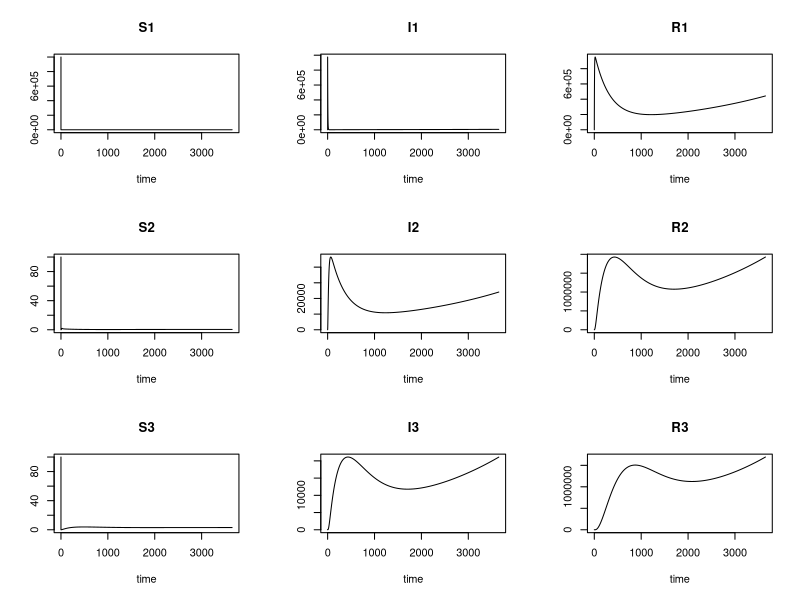
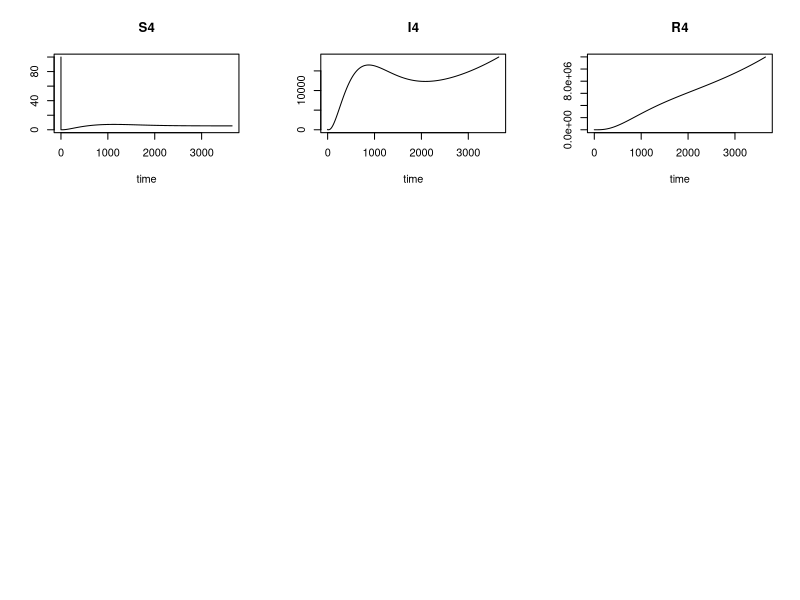

The R source for these figures, in order:
## ---- chunk 1
install.packages('deSolve')
library(deSolve)


## ---- chunk 2
model <- function(t, y, parms){
  susceptible <- c(y[1], y[4], y[7], y[10])
  infected <- c(y[2], y[5], y[8], y[11])
  recovered <- c(y[3], y[6], y[9], y[12])
  population <- c(susceptible, infected, recovered)
  
  beta <- parms[1]
  gamma <- parms[2]
  sigma <- parms[3]
  mu <- parms[4]
  delta <- parms[5]
  
  dS1 <- -beta * susceptible[1] * sum(infected) + mu * sum(population) - delta * susceptible[1]
  dI1 <- beta * susceptible[1] * sum(infected) - gamma * infected[1] - delta * infected[1]
  dR1 <- gamma * infected[1] - delta * recovered[1] - sigma * recovered[1]
  
  dS2 <- (-3/4) * beta * susceptible[2] * sum(infected) + sigma * recovered[1] - delta * susceptible[2]
  dI2 <- (3/4) * beta * susceptible[2] * sum(infected) - beta * infected[2] - delta * infected[2]
  dR2 <- gamma * infected[2] - sigma * recovered[2] - delta * recovered[2]
  
  dS3 <- (-1/2) * beta * susceptible[3] * sum(infected) + sigma * recovered[2] - delta * susceptible[3]
  dI3 <- (1/2) * beta * susceptible[3] * sum(infected) - gamma * infected[3] - delta * infected[3]
  dR3 <- gamma * infected[3] - sigma * recovered[3] - delta * recovered[3]
  
  dS4 <- (-1/4) * beta * susceptible[4] * sum(infected) + sigma * recovered[3] - delta * susceptible[4]
  dI4 <- (1/4) * beta * susceptible[4] * sum(infected)- gamma * infected[4] - delta * infected[4]
  dR4 <- gamma * infected[4] - delta * recovered[4]
 
   list(c(dS1, dI1, dR1,
         dS2, dI2, dR2,
         dS3, dI3, dR3,
         dS4, dI4, dR4))
}

## ---- chunk 3
y_init <- c(S1 = 1e6, I1 = 1, R1 = 0,
         S2 = 100, I2 = 0, R2 = 0,
         S3 = 100, I3 = 0, R3 = 0,
         S4 = 100, I4 = 0, R4 = 0)

times <- seq(from = 0, to = 365 * 10, by = .1)

parms <- c(beta = 0.05,
           gamma = 0.25,
           sigma = 1/365,
           mu = 6.02 * 10^-4 / 7,
           delta = 7.167 * 10^-6)
## ---- chunk 4
out <- ode(times = times, y = y_init, func = model, parms = parms)
## ---- chunk 5
{par(mfrow=c(3,1))
plot(out)}
